Frame 1 (no input): blank canvas, image omitted
Frame 60 (the mouse pressed at the canvas centre just before this capture): blank canvas, image omitted
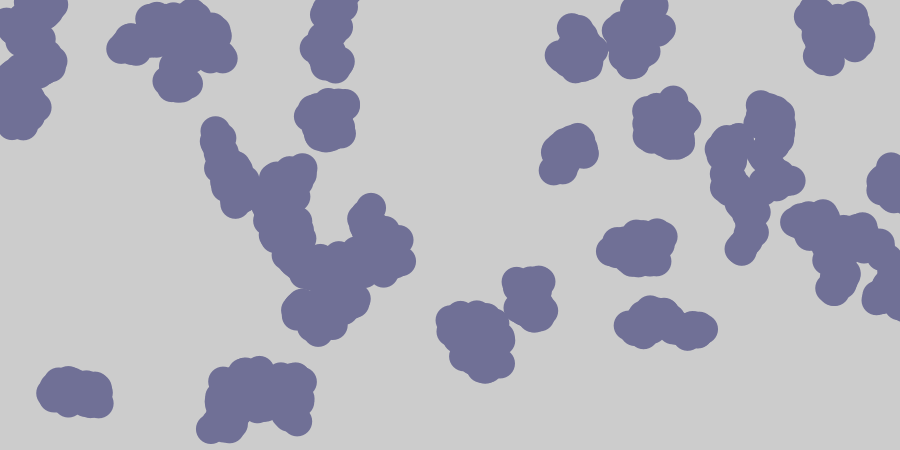
Frame 120 (the mouse held since frame 60 and released just before this capture)

The Processing sketch whose frames 1 and 60 were blank and that drew this single picture after the mouse press (run headless with seeded random() and noise(); from frame 60 on, the mouse is pressed at the canvas centre):

// Processing sketch: processing_51991
// ── processing_51991.pde

// Example 09-01 + 09-02 + 10-10 + 10-09
// Random Stuff


JitterBug[] bugs = new JitterBug[35];

void setup() {
  size(900, 450);
  smooth();
  for (int i = 0; i < bugs.length; i++) {
    float x = random(width);
    float y = random(height);
    int r = i + 2;
    bugs[i] = new JitterBug(x, y, r);
   }
   }
void draw() {
  for (int i = 0; i < bugs.length; i++) {
  bugs[i].move();
  bugs[i].display();
  }
  }

class JitterBug {
  float x;
  float y;
  int diameter;
  float speed = 7;
  
  JitterBug(float tempX, float tempY, int tempDiameter) {
    x = tempX;
    y = tempY;
    diameter = tempDiameter;
  }
  
  void move() {
    x += random(-speed, speed);
    y += random(-speed, speed);
  }
  
  void display() {
    ellipse (x, y, mouseX/15, mouseX/15);
    fill (mouseX/4, mouseY/2, mouseX/3);
    noStroke ();
  }
}
